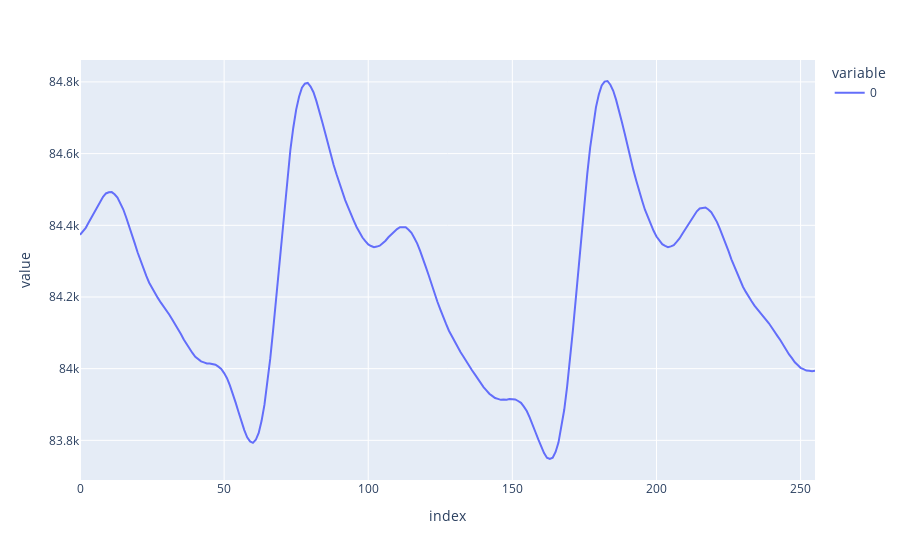

The notebook cell this image was saved under:
### Code cell
pd.Series(ppg[4]).plot()

### Figure 1 — Plotly figure (JSON) as saved in the notebook; plotly's stock layout.template omitted (floating-point values rounded to 4 significant figures; data arrays with more than 128 entries replaced by an {"elided": "..."} marker saying what was removed)
{"data": [{"hovertemplate": "variable=0<br>index=%{x}<br>value=%{y}<extra></extra>", "legendgroup": "0", "line": {"color": "#636efa", "dash": "solid"}, "marker": {"symbol": "circle"}, "mode": "lines", "name": "0", "orientation": "v", "showlegend": true, "type": "scatter", "x": {"elided": "256 int values"}, "xaxis": "x", "y": {"elided": "256 float values"}, "yaxis": "y"}], "layout": {"legend": {"title": {"text": "variable"}, "tracegroupgap": 0}, "margin": {"t": 60}, "xaxis": {"anchor": "y", "domain": [0, 1], "title": {"text": "index"}}, "yaxis": {"anchor": "x", "domain": [0, 1], "title": {"text": "value"}}}}
